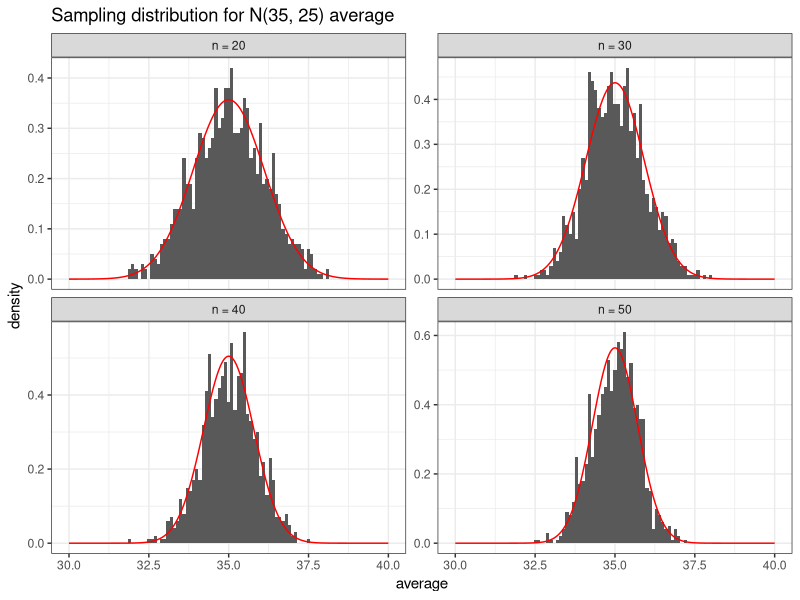
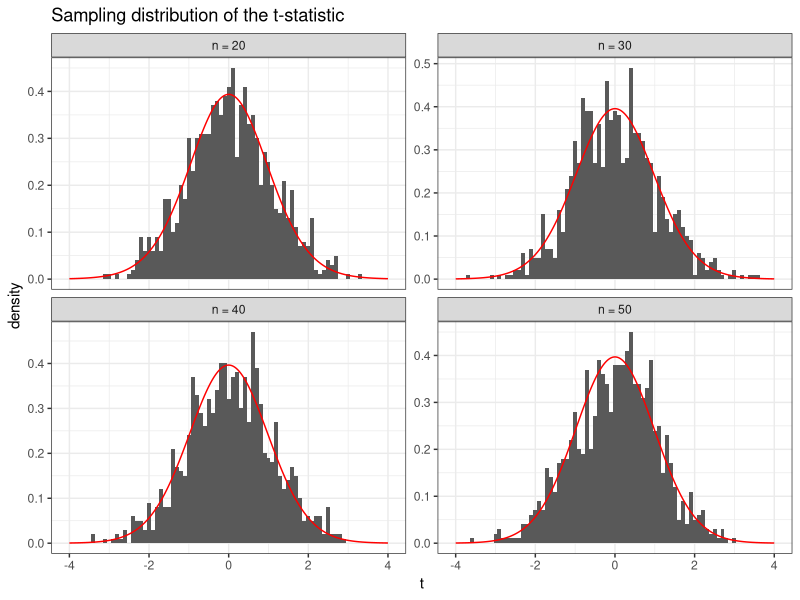
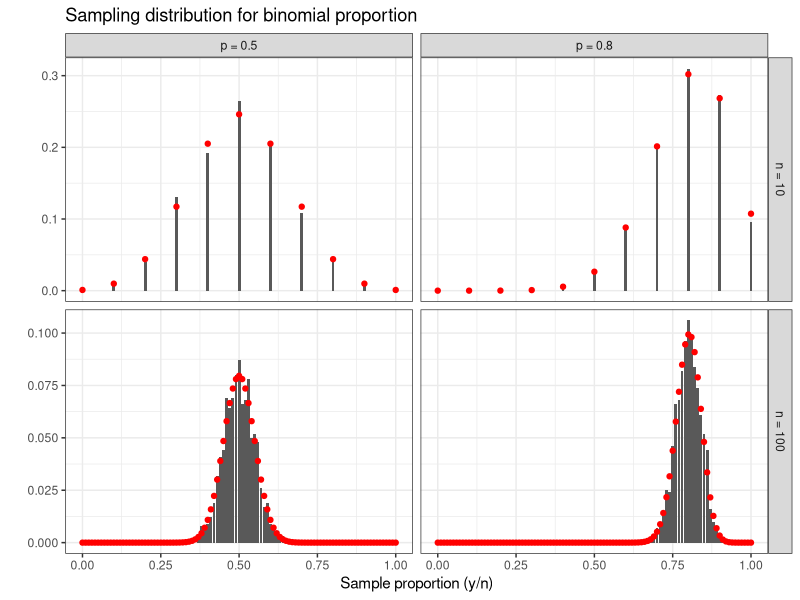
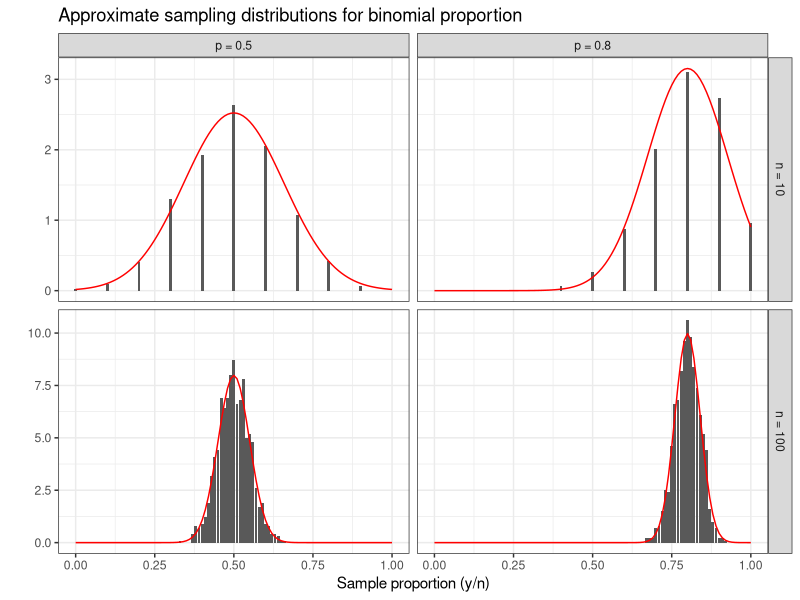

Generate these figures, in order, with R:
## ----libraries, message=FALSE, warning=FALSE, cache=FALSE------------------------------------------------------
library("plyr")
library("dplyr")
library("tidyr")
library("ggplot2")


## ----set_seed, echo=FALSE--------------------------------------------------------------------------------------
set.seed(2)


## ----normal_samples, cache = TRUE------------------------------------------------------------------------------
mu = 35
sigma = 5
ns = 10*(2:5)
samples = expand.grid(rep = 1:1000, 
               n = ns,
               mu = mu, 
               sigma = sigma) %>%
  dplyr::group_by(rep, n) %>%
  do(data.frame(samples = rnorm(.$n, mean = mu, sd = sigma))) 


## ----normal_average, dependson = "normal_samples"--------------------------------------------------------------
d = samples %>%
  dplyr::summarize(average = mean(samples),
                   .groups = "keep") %>%
  dplyr::mutate(n = paste("n =", n))

density = expand.grid(x = seq(from = mu-sigma, to = mu+sigma, length = 1001),
                      n = ns) %>%
  dplyr::mutate(density = dnorm(x, mean = mu, sd = sigma/sqrt(n)),
                n = paste("n =", n))
  

ggplot(d, aes(x = average)) + 
  geom_histogram(aes(y=..density..), binwidth = .1) + 
  geom_line(data = density, aes(x=x, y = density), color = "red") + 
  facet_wrap(~n, scales = "free_y") +
  labs(title = paste0("Sampling distribution for N(",mu,", ",sigma^2,") average")) +
  theme_bw()


## ----t_statistic, dependson = "normal_samples", fig.height=3.7-------------------------------------------------
mu = 35
sigma = 5
ns = 10*(2:5)

d = samples %>%
  dplyr::summarize(sample_mean = mean(samples),
                   sample_sd   = sd(samples),
                   t = (sample_mean - mu)/(sample_sd/sqrt(n)),
                   n = paste("n =", n),
                   .groups = "keep")

density = expand.grid(x = seq(from = -4, to = 4, length = 1001),
                      n = ns) %>%
  dplyr::mutate(density = dt(x, df = n-1),
                n = paste("n =", n))
  

ggplot(d, aes(x = t)) + 
  geom_histogram(aes(y=..density..), binwidth = .1) + 
  geom_line(data = density, aes(x=x, y = density), color = "red") + 
  facet_wrap(~n, scales = "free_y") +
  labs(title = paste0("Sampling distribution of the t-statistic")) +
  theme_bw()


## ----binomial_samples, cache = TRUE----------------------------------------------------------------------------
ns = c(10,100)
ps = c(.5,.8)
samples = expand.grid(rep = 1:1000, 
               n = ns,
               p = ps) %>%
  dplyr::group_by(n, p) %>%
  dplyr::mutate(y = rbinom(n(), size = n, prob = p),
                phat = y/n, 
                p = paste("p =", p),
                n = paste("n =", n)) 


## ----binomial_proportion, dependson = "binomial_samples", fig.height=3.7---------------------------------------
pmf = expand.grid(n = ns, p = ps, values = (0:max(ns))/max(ns)) %>%
  dplyr::group_by(n, p) %>%
  do(data.frame(values = (0:max(.$n))/max(.$n))) %>%
  dplyr::mutate(
    pmf = dbinom(values*n, size = n, prob = p),
    p = paste("p =", p),
    n = paste("n =", n)) %>%
  dplyr::filter(pmf > 0)
  

ggplot(samples, aes(x = phat)) + 
  geom_bar(aes(y = ..prop..)) + 
  geom_point(data = pmf, aes(x=values, y = pmf), color = "red") +
  facet_grid(n~p, scales = "free_y") +
  labs(title = paste0("Sampling distribution for binomial proportion"),
       x = "Sample proportion (y/n)", 
       y = "") +
  theme_bw()


## ----dependson = "binomial_samples", fig.height=3.7------------------------------------------------------------
pmf = expand.grid(n = ns, p = ps, 
                  prop = seq(0,1,length=101)) %>%
  dplyr::mutate(
    pmf = dnorm(prop, mean = p, sd = sqrt(p*(1-p)/n)),
    p = paste("p =", p),
    n = paste("n =", n)) %>%
  dplyr::filter(n > 30)
  

ggplot(samples %>%
         dplyr::group_by(n,p,phat) %>%
         dplyr::summarize(count = n(), .groups = "keep") %>%
         dplyr::group_by(n,p) %>%
         dplyr::arrange(phat) %>%
         dplyr::mutate(height = count / sum(count) / min(diff(phat))),
      aes(x = phat, y = height)) + 
  geom_bar(stat = "identity") + 
  geom_line(data = pmf, aes(x=prop, y = pmf), color = "red") +
  facet_grid(n~p, scales = "free_y") +
  labs(title = paste0("Approximate sampling distributions for binomial proportion"),
       x = "Sample proportion (y/n)", 
       y = "") +
  theme_bw()
